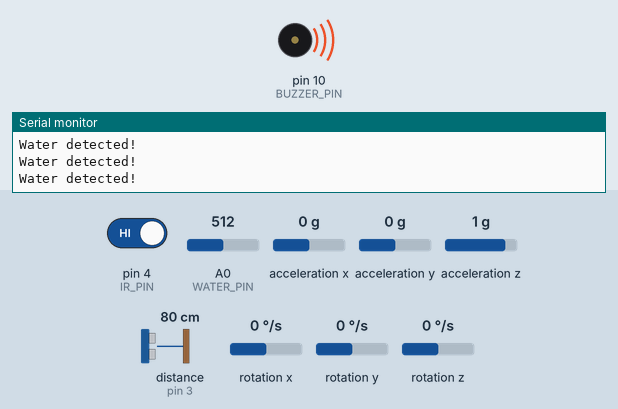
Bench run of a sketch on a simulated Arduino Uno, built with avr-gcc and run on an emulated ATmega328P. Parts: buzzer (waves = sounding, pin HIGH), the last lines printed to the serial monitor. Wiring (inferred from the names in the program): ultrasonic range finder: trigger pin 2; echo pin 3. The inputs (shaded band) are chosen by the test bench; at power-on: A0 (WATER_PIN) = 512, distance to the obstacle (sensor on pin 3) 80 cm, pin 4 (IR_PIN) HIGH, acceleration x 0 g, acceleration y 0 g, acceleration z 1 g, rotation x 0 °/s, rotation y 0 °/s, rotation z 0 °/s. The echo pulse lasts 58.3 µs per cm; pins used as bus, display or sensor lines are not drawn.

Above: at 1.2 s.
1.3 s: A0 (WATER_PIN) set to 314
2.8 s: A0 (WATER_PIN) set to 289
At 3.7 s:
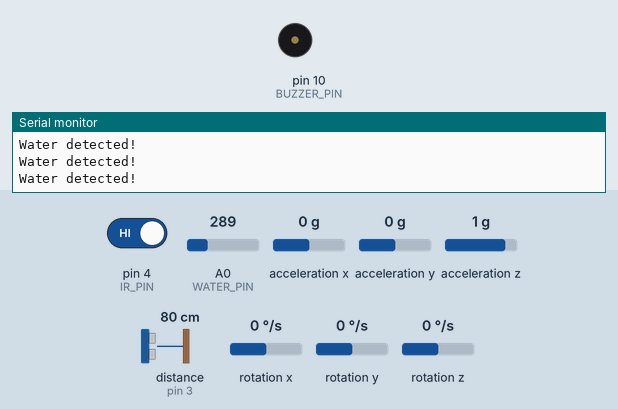
4.4 s: distance to the obstacle (sensor on pin 3) set to 33 cm
5.9 s: distance to the obstacle (sensor on pin 3) set to 28 cm
At 6.7 s:
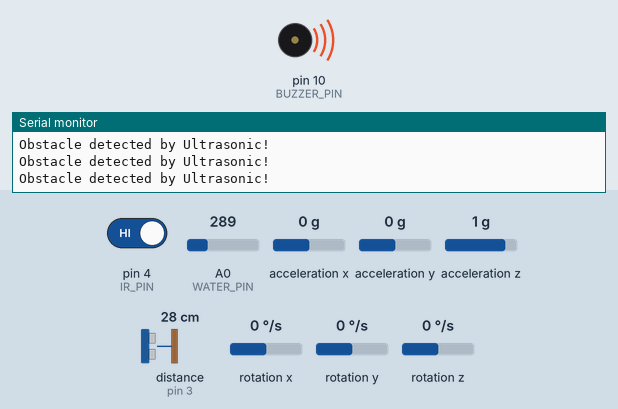
Timing chart, 0 to 8.9 s (numbered marks = the images above; inputs shaded):
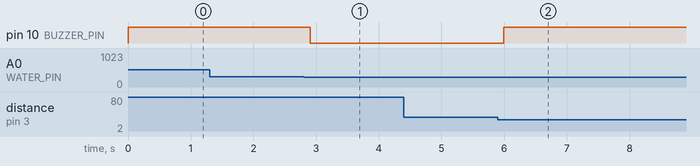

The sketch:

SmartWalkingStick.ino
```cpp
#include <Wire.h>
#include <MPU6050.h>

MPU6050 mpu;

#define TRIG_PIN 2
#define ECHO_PIN 3
#define IR_PIN 4
#define WATER_PIN A0
#define BUZZER_PIN 10  // Arduino pin for buzzer

// Thresholds
#define OBSTACLE_DISTANCE 30   // cm
#define WATER_THRESHOLD 300    // adjust based on sensor
#define FALL_THRESHOLD 40000   // accelerometer magnitude (adjust to reduce false alerts)

int fallCounter = 0; // debounce counter for accelerometer

void setup() {
  Serial.begin(9600);

  // Ultrasonic
  pinMode(TRIG_PIN, OUTPUT);
  pinMode(ECHO_PIN, INPUT);

  // IR
  pinMode(IR_PIN, INPUT);

  // Water sensor
  pinMode(WATER_PIN, INPUT);

  // Buzzer
  pinMode(BUZZER_PIN, OUTPUT);
  digitalWrite(BUZZER_PIN, LOW); // start with buzzer OFF

  // MPU6050
  Wire.begin();
  mpu.initialize();
  if(!mpu.testConnection()){
    Serial.println("MPU6050 connection failed!");
  } else {
    Serial.println("MPU6050 ready");
  }
}

long readUltrasonicDistance() {
  digitalWrite(TRIG_PIN, LOW);
  delayMicroseconds(2);
  digitalWrite(TRIG_PIN, HIGH);
  delayMicroseconds(10);
  digitalWrite(TRIG_PIN, LOW);

  long duration = pulseIn(ECHO_PIN, HIGH);
  long distance = duration * 0.034 / 2; // cm
  return distance;
}

bool checkFall() {
  int16_t ax, ay, az;
  mpu.getAcceleration(&ax, &ay, &az);
  long magnitude = ax*ax + ay*ay + az*az - (16384*16384); // subtract gravity
  return magnitude > FALL_THRESHOLD;
}

bool checkFallDebounced() {
  bool currentFall = checkFall();
  if(currentFall){
    fallCounter++;
  } else {
    fallCounter = 0;
  }
  return fallCounter >= 2; // require 2 consecutive detections
}

void loop() {
  bool alert = false;  // flag to check if any sensor triggers

  // 1️⃣ Ultrasonic
  long distance = readUltrasonicDistance();
  if(distance > 0 && distance < OBSTACLE_DISTANCE){
    Serial.println("Obstacle detected by Ultrasonic!");
    alert = true;
  }

  // 2️⃣ IR
  if(digitalRead(IR_PIN) == LOW){ // LOW usually means obstacle
    Serial.println("Obstacle detected by IR!");
    alert = true;
  }

  // 3️⃣ Water
  int waterVal = analogRead(WATER_PIN);
  if(waterVal > WATER_THRESHOLD){
    Serial.println("Water detected!");
    alert = true;
  }

  // 4️⃣ Fall
  if(checkFallDebounced()){
    Serial.println("Fall detected!");
    alert = true;
  }

  // 5️⃣ Trigger buzzer if any alert
  if(alert){
    digitalWrite(BUZZER_PIN, HIGH); // buzzer ON
  } else {
    digitalWrite(BUZZER_PIN, LOW);  // buzzer OFF
  }

  delay(200); // small delay
}
```

Measured:
- the behaviour switches between 301 and 300 on A0 (WATER_PIN) (found by bisection; images 0 and 1)
- the behaviour switches between 31 and 30 cm on distance to the obstacle (sensor on pin 3) (found by bisection; images 1 and 2)
- after the input at 2.8 s, pin 10 (BUZZER_PIN): HIGH → LOW after 0.11 s
- after the input at 4.4 s, every drawn part: stays the same
- after the input at 5.9 s, pin 10 (BUZZER_PIN): LOW → HIGH after 0.10 s
